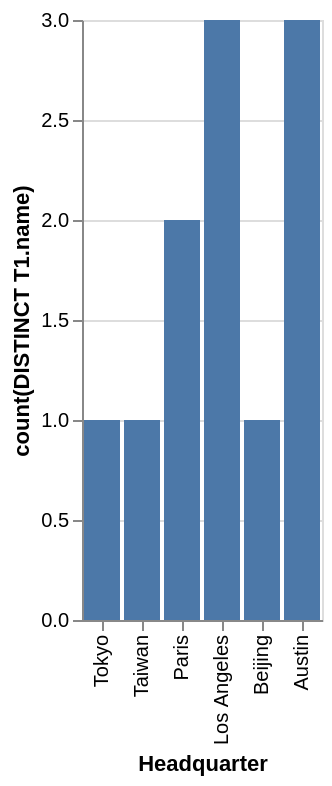

Source (Vega-Lite JSON):
### Vega-Lite specification from a JSON file in a GitHub repository (floating-point values rounded to 4 significant figures)
{"data": {"values": [{"x_data": "Tokyo", "y_data": 1}, {"x_data": "Taiwan", "y_data": 1}, {"x_data": "Paris", "y_data": 2}, {"x_data": "Los Angeles", "y_data": 3}, {"x_data": "Beijing", "y_data": 1}, {"x_data": "Austin", "y_data": 3}]}, "mark": "bar", "encoding": {"x": {"field": "x_data", "type": "nominal", "title": "Headquarter", "sort": "descending"}, "y": {"field": "y_data", "type": "quantitative", "title": "count(DISTINCT T1.name)"}}}
